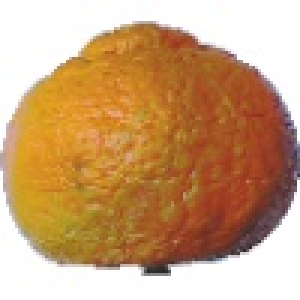
#> input picture Training/Tangerine/1_100.jpg, 100 x 100 px, found by its file name (shown 3 times larger)
$ python object_recognition.py
#> lines starting #> are read from the running program, lines starting #| are printed output that depends on the picture
from skimage import io, filters
from matplotlib import pyplot as plt

"""Loading Images"""
img1 = io.imread("Training/Pear/1_100.jpg")
#> img1 is the input picture: shape (100, 100, 3); mean R, G, B 202.1, 161.6, 121.1
img2 = io.imread("Training/Tangerine/1_100.jpg")

"""Converting image to halftone format"""
img1gray = io.imread("Training/Pear/1_100.jpg", as_gray=True)
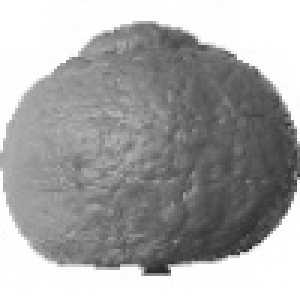
#> img1gray: shape (100, 100) float64 (shown 3 times larger); min 0.148, max 1, mean 0.656
img2gray = io.imread("Training/Tangerine/1_100.jpg", as_gray=True)

"""Applying Scharr filter"""
img1Scharr = filters.scharr(img1gray)
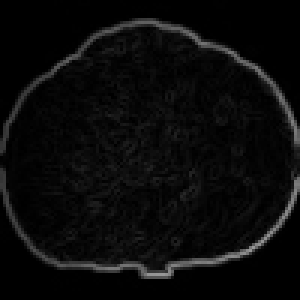
#> img1Scharr: shape (100, 100) float64 (shown 3 times larger); min 0, max 0.594, mean 0.0425
img2Scharr = filters.scharr(img2gray)

"""Displaying results"""
io.imshow(img1Scharr)
plt.figure()
io.imshow(img2Scharr)
io.show()

"""Defining an Image"""
i = 0

"""Vertical and Horizontal sum for the first Image"""
sum1 = 0
sum2 = 0
"""Vertical and Horizontal sum for the second Image"""
sum3 = 0
sum4 = 0
for i in range(20):
    sum1 += img1Scharr[50][i]
    sum2 += img1Scharr[i][50]
    sum3 += img2Scharr[50][i]
    sum4 += img2Scharr[i][50]
#> this loop made 20 passes
#> (sum1, sum2, sum3, sum4) on passes 1 to 12: (0.217, 0.00264, 0.217, 0.00264), (0.345, 0.00576, 0.345, 0.00576), (0.352, 0.0092, 0.352, 0.0092), (0.359, 0.0124, 0.359, 0.0124), (0.378, 0.0144, 0.378, 0.0144), (0.397, 0.0156, 0.397, 0.0156), (0.407, 0.249, 0.407, 0.249), (0.415, 0.632, 0.415, 0.632), (0.418, 0.777, 0.418, 0.777), (0.431, 0.811, 0.431, 0.811), (0.442, 0.838, 0.442, 0.838), (0.449, 0.886, 0.449, 0.886)
#> after the loop, sum1 = 0.596; sum2 = 1.05; sum3 = 0.596; sum4 = 1.05
if sum1 < 1 and sum2 > 1:
    print('First image is tangerine')
else:
    print('First picture is pear')
if sum3 < 1 and sum4 > 1:
    print('Second image is tangerine')
else:
    print('Second picture is pear')
